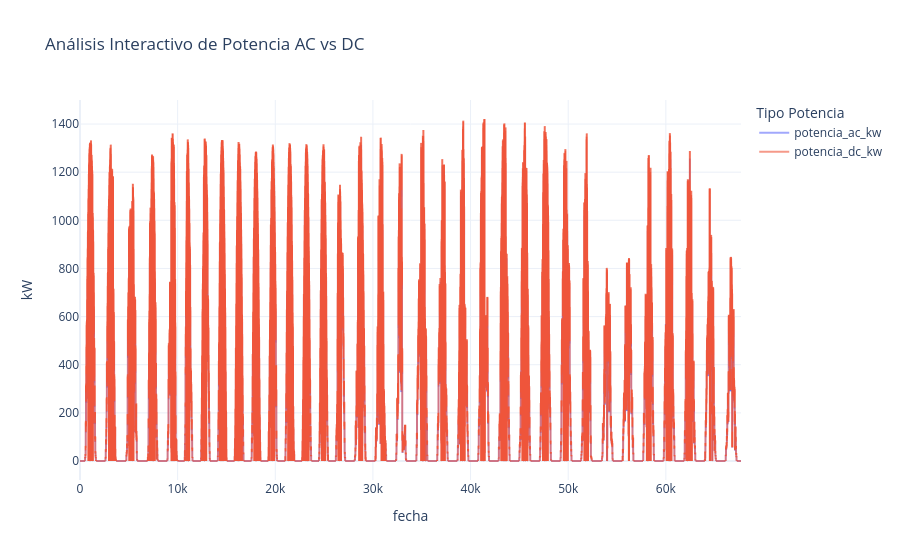

Source (notebook cell):
### Code cell
# Gráfico interactivo de potencia AC vs DC en plotly para verlo mejor
import plotly.express as px

# Primero, necesitamos el dataframe en formato 'long' para Plotly
p2g_long = p2g[['potencia_ac_kw','potencia_dc_kw']].melt(ignore_index=False, var_name='Tipo Potencia', value_name='kW')
p2g_long.reset_index(inplace=True)
p2g_long.rename(columns={'index': 'fecha'}, inplace=True)  

fig = px.line(p2g_long, x='fecha', y='kW', color='Tipo Potencia', 
              title='Análisis Interactivo de Potencia AC vs DC',
              template='plotly_white')
# Aplicamos transparencia a todas las líneas
fig.update_traces(opacity=0.6) 

fig.show()

### Figure 1 — Plotly figure (JSON) as saved in the notebook; plotly's stock layout.template omitted (floating-point values rounded to 4 significant figures; data arrays with more than 128 entries replaced by an {"elided": "..."} marker saying what was removed)
{"data": [{"hovertemplate": "Tipo Potencia=potencia_ac_kw<br>fecha=%{x}<br>kW=%{y}<extra></extra>", "legendgroup": "potencia_ac_kw", "line": {"color": "#636efa", "dash": "solid"}, "marker": {"symbol": "circle"}, "mode": "lines", "name": "potencia_ac_kw", "opacity": 0.6, "showlegend": true, "type": "scattergl", "x": {"elided": "67698 int values"}, "xaxis": "x", "y": {"elided": "67698 float values"}, "yaxis": "y"}, {"hovertemplate": "Tipo Potencia=potencia_dc_kw<br>fecha=%{x}<br>kW=%{y}<extra></extra>", "legendgroup": "potencia_dc_kw", "line": {"color": "#EF553B", "dash": "solid"}, "marker": {"symbol": "circle"}, "mode": "lines", "name": "potencia_dc_kw", "opacity": 0.6, "showlegend": true, "type": "scattergl", "x": {"elided": "67698 int values"}, "xaxis": "x", "y": {"elided": "67698 float values"}, "yaxis": "y"}], "layout": {"legend": {"title": {"text": "Tipo Potencia"}, "tracegroupgap": 0}, "title": {"text": "Análisis Interactivo de Potencia AC vs DC"}, "xaxis": {"anchor": "y", "domain": [0, 1], "title": {"text": "fecha"}}, "yaxis": {"anchor": "x", "domain": [0, 1], "title": {"text": "kW"}}}}
